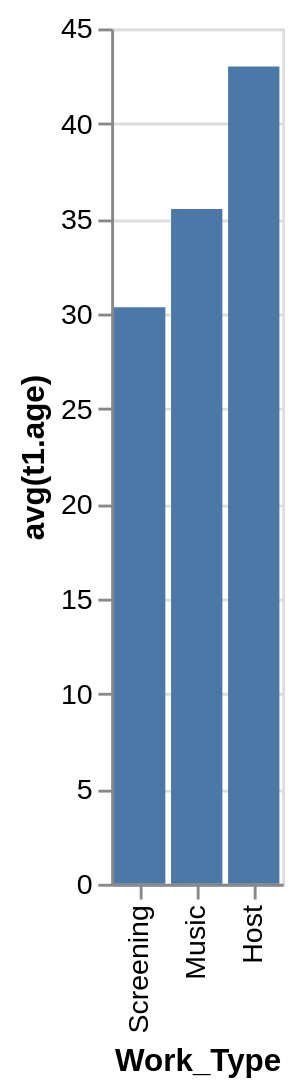

Source (Vega-Lite JSON):
### Vega-Lite specification from a JSON file in a GitHub repository (floating-point values rounded to 4 significant figures)
{"data": {"values": [{"x_data": "Screening", "y_data": 30.33}, {"x_data": "Music", "y_data": 35.5}, {"x_data": "Host", "y_data": 43}]}, "mark": "bar", "encoding": {"x": {"field": "x_data", "type": "nominal", "title": "Work_Type", "sort": {"op": "sum", "field": "y_data", "order": "ascending"}}, "y": {"field": "y_data", "type": "quantitative", "title": "avg(t1.age)"}}}
